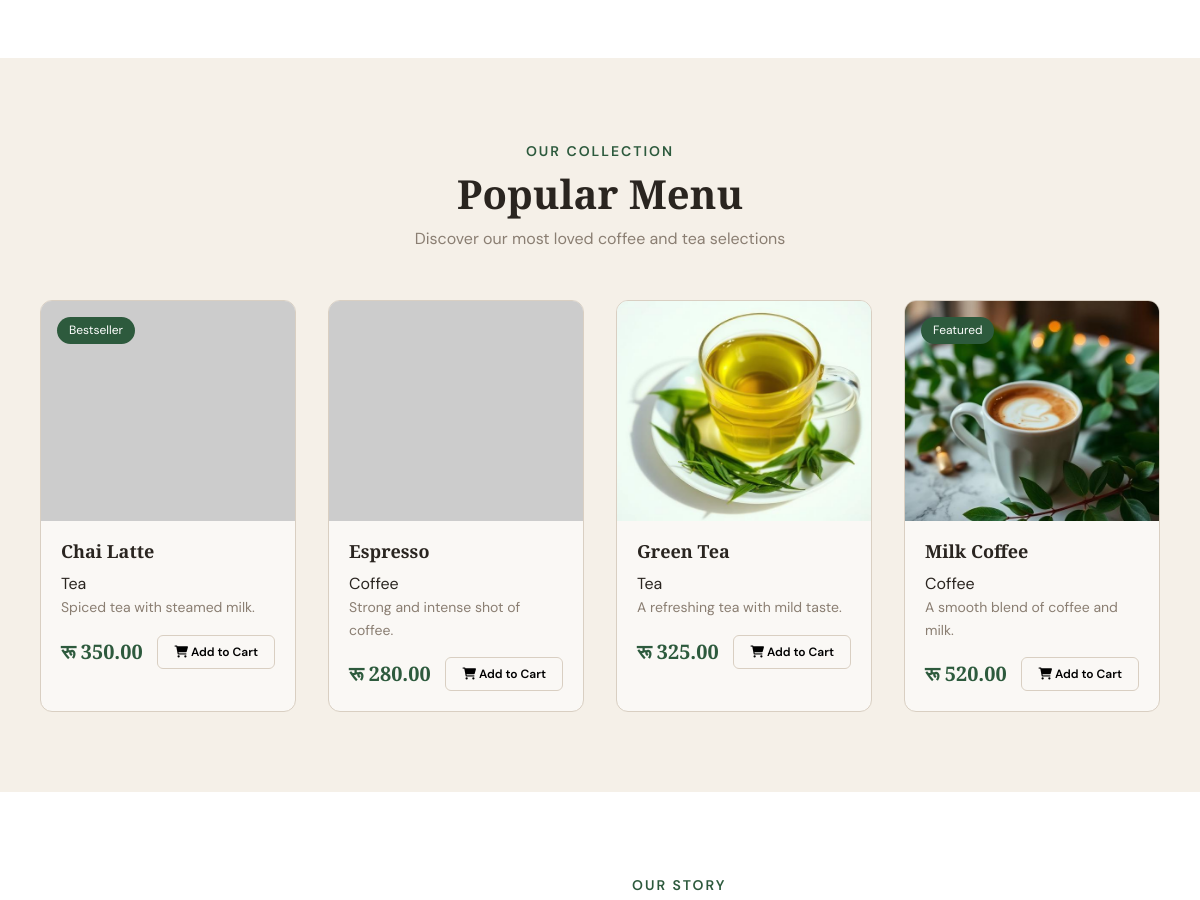
The app's page / (middle part), older data.
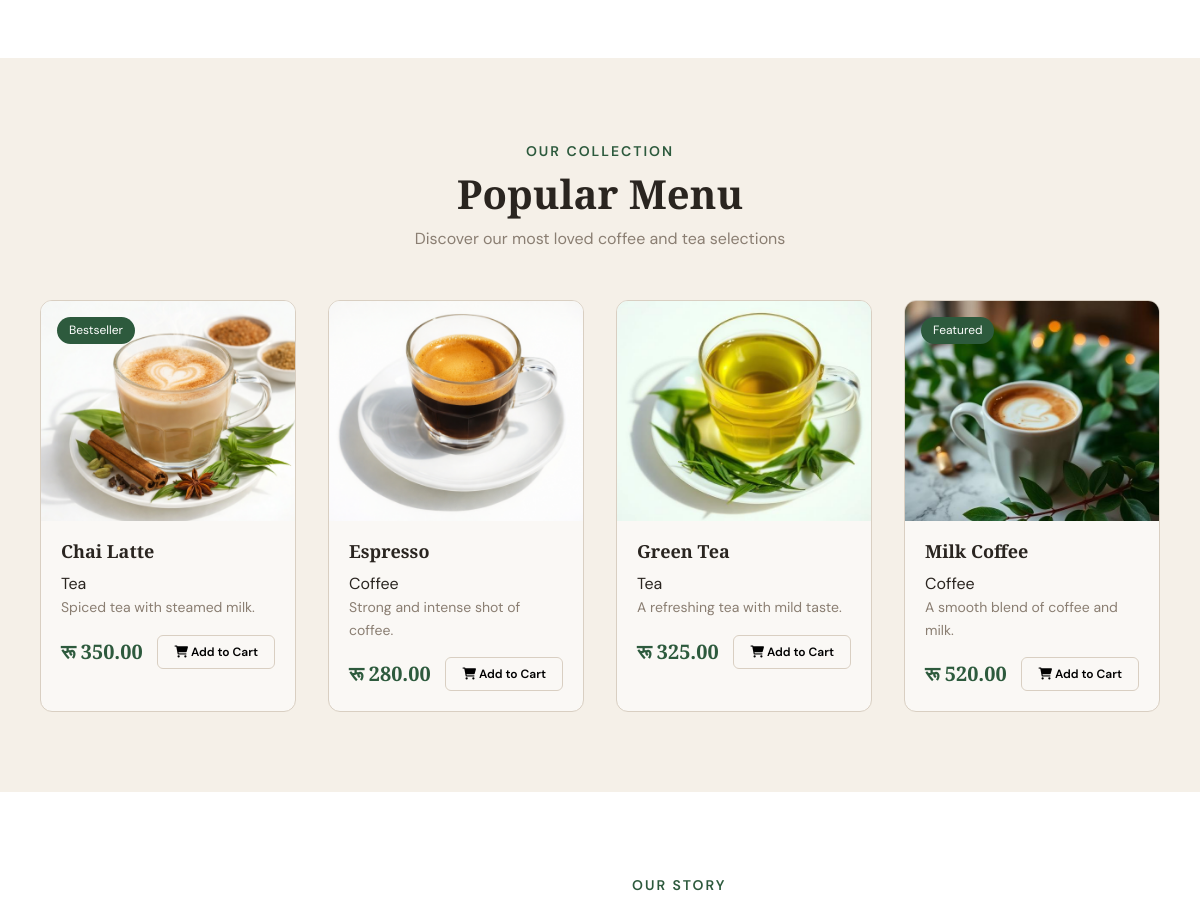
The same page, newer data.
### apps/products/models.py (models this page shows, shortened)
class Product(models.Model):
    category = models.ForeignKey(Category, on_delete=models.CASCADE, related_name='products', null=True, blank=True)
    name = models.CharField(max_length=200)
    slug = models.SlugField(unique=True, blank=True)
    description = models.TextField()
    price = models.DecimalField(max_digits=10, decimal_places=2)
    image = models.ImageField(upload_to='products/', blank=True, null=True)
    is_available = models.BooleanField(default=True)
    featured = models.BooleanField(default=False)
    created_at = models.DateTimeField(auto_now_add=True)
    updated_at = models.DateTimeField(auto_now=True)
    class Meta:
        ordering = ['-created_at']

class Category(models.Model):
    name = models.CharField(max_length=100)
    slug = models.SlugField(unique=True, blank=True)
    description = models.TextField(blank=True)
    image = models.ImageField(upload_to='categories/', blank=True, null=True)
    created_at = models.DateTimeField(auto_now_add=True)
    class Meta:
        verbose_name_plural = 'Categories'
        ordering = ['name']

### cafe_shop/urls.py (the view)
# urls.py: path('', home_page, name='home'),
def home_page(request):
    products = Product.objects.filter(is_available=True)[:4]
    total_products = Product.objects.filter(is_available=True).count()
    return render(request, 'index.html', {
        'products': products,
        'total_products': total_products
    })

### apps/cart/context_processors.py (called while the page is built)
def get_cart(request):
    if request.user.is_authenticated:
        cart, created = Cart.objects.get_or_create(user=request.user)
    else:
        if not request.session.session_key:
            request.session.create()
        cart, created = Cart.objects.get_or_create(session_key=request.session.session_key)
    return cart

def cart_count(request):
    try:
        cart = get_cart(request)
        return {'cart_total_items': cart.get_total_items()}
    except:
        return {'cart_total_items': 0}

### apps/cart/models.py (called while the page is built)
    def get_total_items(self):
        return sum(item.quantity for item in self.items.all())

### templates/index.html (shortened to what this page needs)
{% extends 'base.html' %}
{% load static %}
{% block content %}
<section class="features">
</section>
<section class="menu" id="menuSection">
  <div class="container">
    <div class="section-header">
      <span class="section-subtitle">Our Collection</span>
      <h2>Popular Menu</h2>
      <p>Discover our most loved coffee and tea selections</p>
    </div>
    <div class="menu-grid">
      {% for product in products %}
      <div class="product-card">
        <div class="product-image">
          {% if product.image %}
            <img src="{{ product.image.url }}" alt="{{ product.name }}">
          {% else %}
            <img src="{% static 'images/placeholder.jpg' %}" alt="{{ product.name }}" onerror="this.src='https://placehold.co/400x300/2d5a3d/white?text={{ product.name|urlencode }}'">
          {% endif %}
          {% if product.featured %}
            <span class="product-badge">Featured</span>
          {% elif forloop.counter == 1 %}
            <span class="product-badge">Bestseller</span>
          {% endif %}
        </div>
        <div class="product-card-body">
          <h3>{{ product.name }}</h3>
          {% if product.category %}
            <span class="category-label">{{ product.category.name }}</span>
          {% endif %}
          <p class="desc">{{ product.description|truncatewords:15 }}</p>
          <div class="product-footer">
            <span class="price">रू {{ product.price|floatformat:2 }}</span>
            <button class="add-to-cart"
                    data-product-id="{{ product.id }}"
                    data-product-name="{{ product.name }}">
              <i class="fas fa-shopping-cart"></i> Add to Cart
            </button>
          </div>
        </div>
      </div>
      {% empty %}
      <div class="no-products-message">
        <p>No products available at the moment. Please check back later!</p>
        <p>👨‍💼 Admin: <a href="/admin/products/product/add/">Add products here</a></p>
      </div>
      {% endfor %}
    </div>
  </div>
</section>
<section class="about-section" id="aboutSection">
  <div class="container">
    <div class="about-grid">
      <div class="about-content">
        <span class="section-subtitle">Our Story</span>
      </div>
    </div>
  </div>
</section>
{% endblock %}

Row changes from the older to the newer data that the page shows:
changed Product "Chai Latte": image: picture added
changed Product "Espresso": image: picture added
